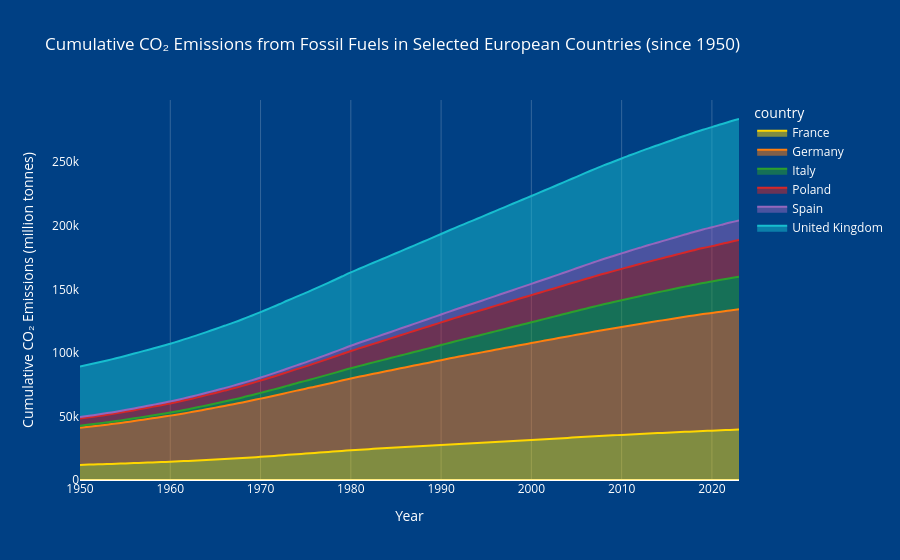

This figure's notebook cell:
### Code cell
import pandas as pd
import plotly.express as px

# Load the dataset
owid_co2_data_df = pd.read_csv('owid-co2-data.csv')

# Define a list of European countries
european_countries = [
    'Austria', 'Belgium', 'Bulgaria', 'Croatia', 'Cyprus', 'Czechia', 'Denmark',
    'Estonia', 'Finland', 'France', 'Germany', 'Greece', 'Hungary', 'Ireland',
    'Italy', 'Latvia', 'Lithuania', 'Luxembourg', 'Malta', 'Netherlands',
    'Poland', 'Portugal', 'Romania', 'Slovakia', 'Slovenia', 'Spain', 'Sweden',
    'United Kingdom', 'Norway', 'Switzerland', 'Iceland'
]

# Select a few key countries for this cumulative view (to avoid clutter)
selected_countries_cumulative = ['Germany', 'United Kingdom', 'France', 'Italy', 'Spain', 'Poland']

# Filter for selected European countries and years from 1950 onwards
df_cumulative = owid_co2_data_df[
    (owid_co2_data_df['country'].isin(selected_countries_cumulative)) &
    (owid_co2_data_df['year'] >= 1950)
].copy()

# Select the 'cumulative_co2' column and ensure it's numeric
df_cumulative_filtered = df_cumulative[['country', 'year', 'cumulative_co2']].dropna()
df_cumulative_filtered['cumulative_co2'] = pd.to_numeric(df_cumulative_filtered['cumulative_co2'])

# Contrasting colours for each country
contrast_colors = [
    '#FFD700',  # gold
    '#FF7F0E',  # orange
    '#2CA02C',  # green
    '#D62728',  # red
    '#9467BD',  # purple
    '#17BECF'   # cyan
]

# Create the stacked area chart with smooth (rounded) curves
fig = px.area(
    df_cumulative_filtered,
    x="year",
    y="cumulative_co2",
    color="country",
    line_group="country",
    hover_name="country",
    title="Cumulative CO₂ Emissions from Fossil Fuels\nin Selected European Countries (since 1950)",
    labels={
        "year": "Year",
        "cumulative_co2": "Cumulative CO₂ Emissions (million tonnes)"
    },
    color_discrete_sequence=contrast_colors,
    line_shape='spline',   # <-- smooths the corners
)

for trace in fig.data:
    trace.line.smoothing = 1.3   # of een ander getal 0–1.3


fig.update_layout(
    xaxis_title="Year",
    yaxis_title="Cumulative CO₂ Emissions (million tonnes)",
    hovermode="x unified",
    paper_bgcolor='#004084',
    plot_bgcolor='#004084',
    title_font_color='white',
    legend_font_color='white'
)

fig.update_xaxes(
    showgrid=True,
    gridcolor='rgba(255,255,255,0.2)',
    zerolinecolor='white',
    tickfont_color='white',
    title_font_color='white'
)
fig.update_yaxes(
    showgrid=False,
    tickfont_color='white',
    title_font_color='white'
)

fig.show()

### Figure 1 — Plotly figure (JSON) as saved in the notebook; plotly's stock layout.template omitted (floating-point values rounded to 4 significant figures)
{"data": [{"fillpattern": {"shape": ""}, "hovertemplate": "<b>%{hovertext}</b><br><br>country=France<br>Year=%{x}<br>Cumulative CO₂ Emissions (million tonnes)=%{y}<extra></extra>", "hovertext": ["France", "France", "France", "France", "France", "France", "France", "France", "France", "France", "France", "France", "France", "France", "France", "France", "France", "France", "France", "France", "France", "France", "France", "France", "France", "France", "France", "France", "France", "France", "France", "France", "France", "France", "France", "France", "France", "France", "France", "France", "France", "France", "France", "France", "France", "France", "France", "France", "France", "France", "France", "France", "France", "France", "France", "France", "France", "France", "France", "France", "France", "France", "France", "France", "France", "France", "France", "France", "France", "France", "France", "France", "France", "France"], "legendgroup": "France", "line": {"color": "#FFD700", "shape": "spline", "smoothing": 1.3}, "marker": {"symbol": "circle"}, "mode": "lines", "name": "France", "orientation": "v", "showlegend": true, "stackgroup": "1", "type": "scatter", "x": [1950, 1951, 1952, 1953, 1954, 1955, 1956, 1957, 1958, 1959, 1960, 1961, 1962, 1963, 1964, 1965, 1966, 1967, 1968, 1969, 1970, 1971, 1972, 1973, 1974, 1975, 1976, 1977, 1978, 1979, 1980, 1981, 1982, 1983, 1984, 1985, 1986, 1987, 1988, 1989, 1990, 1991, 1992, 1993, 1994, 1995, 1996, 1997, 1998, 1999, 2000, 2001, 2002, 2003, 2004, 2005, 2006, 2007, 2008, 2009, 2010, 2011, 2012, 2013, 2014, 2015, 2016, 2017, 2018, 2019, 2020, 2021, 2022, 2023], "xaxis": "x", "y": [11880.0, 12110.0, 12340.0, 12550.0, 12780.0, 13020.0, 13290.0, 13570.0, 13830.0, 14090.0, 14390.0, 14710.0, 15040.0, 15380.0, 15750.0, 16110.0, 16490.0, 16900.0, 17320.0, 17760.0, 18220.0, 18720.0, 19230.0, 19770.0, 20290.0, 20780.0, 21300.0, 21810.0, 22340.0, 22870.0, 23390.0, 23850.0, 24290.0, 24710.0, 25130.0, 25530.0, 25920.0, 26310.0, 26700.0, 27100.0, 27490.0, 27910.0, 28320.0, 28710.0, 29090.0, 29470.0, 29870.0, 30270.0, 30680.0, 31090.0, 31500.0, 31910.0, 32320.0, 32730.0, 33140.0, 33560.0, 33960.0, 34360.0, 34750.0, 35120.0, 35500.0, 35850.0, 36210.0, 36570.0, 36890.0, 37220.0, 37560.0, 37900.0, 38220.0, 38530.0, 38810.0, 39120.0, 39410.0, 39690.0], "yaxis": "y"}, {"fillpattern": {"shape": ""}, "hovertemplate": "<b>%{hovertext}</b><br><br>country=Germany<br>Year=%{x}<br>Cumulative CO₂ Emissions (million tonnes)=%{y}<extra></extra>", "hovertext": ["Germany", "Germany", "Germany", "Germany", "Germany", "Germany", "Germany", "Germany", "Germany", "Germany", "Germany", "Germany", "Germany", "Germany", "Germany", "Germany", "Germany", "Germany", "Germany", "Germany", "Germany", "Germany", "Germany", "Germany", "Germany", "Germany", "Germany", "Germany", "Germany", "Germany", "Germany", "Germany", "Germany", "Germany", "Germany", "Germany", "Germany", "Germany", "Germany", "Germany", "Germany", "Germany", "Germany", "Germany", "Germany", "Germany", "Germany", "Germany", "Germany", "Germany", "Germany", "Germany", "Germany", "Germany", "Germany", "Germany", "Germany", "Germany", "Germany", "Germany", "Germany", "Germany", "Germany", "Germany", "Germany", "Germany", "Germany", "Germany", "Germany", "Germany", "Germany", "Germany", "Germany", "Germany"], "legendgroup": "Germany", "line": {"color": "#FF7F0E", "shape": "spline", "smoothing": 1.3}, "marker": {"symbol": "circle"}, "mode": "lines", "name": "Germany", "orientation": "v", "showlegend": true, "stackgroup": "1", "type": "scatter", "x": [1950, 1951, 1952, 1953, 1954, 1955, 1956, 1957, 1958, 1959, 1960, 1961, 1962, 1963, 1964, 1965, 1966, 1967, 1968, 1969, 1970, 1971, 1972, 1973, 1974, 1975, 1976, 1977, 1978, 1979, 1980, 1981, 1982, 1983, 1984, 1985, 1986, 1987, 1988, 1989, 1990, 1991, 1992, 1993, 1994, 1995, 1996, 1997, 1998, 1999, 2000, 2001, 2002, 2003, 2004, 2005, 2006, 2007, 2008, 2009, 2010, 2011, 2012, 2013, 2014, 2015, 2016, 2017, 2018, 2019, 2020, 2021, 2022, 2023], "xaxis": "x", "y": [29190.0, 29770.0, 30380.0, 31000.0, 31660.0, 32390.0, 33150.0, 33930.0, 34690.0, 35440.0, 36260.0, 37090.0, 37970.0, 38920.0, 39890.0, 40850.0, 41800.0, 42740.0, 43720.0, 44770.0, 45800.0, 46840.0, 47880.0, 48960.0, 50030.0, 51030.0, 52120.0, 53170.0, 54250.0, 55370.0, 56470.0, 57520.0, 58530.0, 59540.0, 60580.0, 61620.0, 62670.0, 63700.0, 64730.0, 65740.0, 66790.0, 67810.0, 68780.0, 69740.0, 70680.0, 71620.0, 72580.0, 73510.0, 74440.0, 75330.0, 76230.0, 77150.0, 78050.0, 78940.0, 79820.0, 80690.0, 81570.0, 82420.0, 83270.0, 84060.0, 84890.0, 85700.0, 86510.0, 87340.0, 88130.0, 88940.0, 89730.0, 90520.0, 91280.0, 91990.0, 92640.0, 93310.0, 93990.0, 94580.0], "yaxis": "y"}, {"fillpattern": {"shape": ""}, "hovertemplate": "<b>%{hovertext}</b><br><br>country=Italy<br>Year=%{x}<br>Cumulative CO₂ Emissions (million tonnes)=%{y}<extra></extra>", "hovertext": ["Italy", "Italy", "Italy", "Italy", "Italy", "Italy", "Italy", "Italy", "Italy", "Italy", "Italy", "Italy", "Italy", "Italy", "Italy", "Italy", "Italy", "Italy", "Italy", "Italy", "Italy", "Italy", "Italy", "Italy", "Italy", "Italy", "Italy", "Italy", "Italy", "Italy", "Italy", "Italy", "Italy", "Italy", "Italy", "Italy", "Italy", "Italy", "Italy", "Italy", "Italy", "Italy", "Italy", "Italy", "Italy", "Italy", "Italy", "Italy", "Italy", "Italy", "Italy", "Italy", "Italy", "Italy", "Italy", "Italy", "Italy", "Italy", "Italy", "Italy", "Italy", "Italy", "Italy", "Italy", "Italy", "Italy", "Italy", "Italy", "Italy", "Italy", "Italy", "Italy", "Italy", "Italy"], "legendgroup": "Italy", "line": {"color": "#2CA02C", "shape": "spline", "smoothing": 1.3}, "marker": {"symbol": "circle"}, "mode": "lines", "name": "Italy", "orientation": "v", "showlegend": true, "stackgroup": "1", "type": "scatter", "x": [1950, 1951, 1952, 1953, 1954, 1955, 1956, 1957, 1958, 1959, 1960, 1961, 1962, 1963, 1964, 1965, 1966, 1967, 1968, 1969, 1970, 1971, 1972, 1973, 1974, 1975, 1976, 1977, 1978, 1979, 1980, 1981, 1982, 1983, 1984, 1985, 1986, 1987, 1988, 1989, 1990, 1991, 1992, 1993, 1994, 1995, 1996, 1997, 1998, 1999, 2000, 2001, 2002, 2003, 2004, 2005, 2006, 2007, 2008, 2009, 2010, 2011, 2012, 2013, 2014, 2015, 2016, 2017, 2018, 2019, 2020, 2021, 2022, 2023], "xaxis": "x", "y": [1691.0, 1740.0, 1791.0, 1847.0, 1912.0, 1985.0, 2069.0, 2156.0, 2243.0, 2337.0, 2447.0, 2571.0, 2717.0, 2882.0, 3057.0, 3247.0, 3461.0, 3695.0, 3944.0, 4214.0, 4510.0, 4821.0, 5150.0, 5503.0, 5861.0, 6202.0, 6568.0, 6922.0, 7294.0, 7679.0, 8065.0, 8441.0, 8808.0, 9166.0, 9531.0, 9900.0, 10260.0, 10640.0, 11030.0, 11430.0, 11870.0, 12310.0, 12750.0, 13180.0, 13600.0, 14050.0, 14490.0, 14940.0, 15400.0, 15870.0, 16340.0, 16810.0, 17280.0, 17780.0, 18280.0, 18780.0, 19280.0, 19770.0, 20250.0, 20670.0, 21110.0, 21530.0, 21930.0, 22300.0, 22650.0, 23010.0, 23370.0, 23720.0, 24070.0, 24410.0, 24720.0, 25050.0, 25390.0, 25710.0], "yaxis": "y"}, {"fillpattern": {"shape": ""}, "hovertemplate": "<b>%{hovertext}</b><br><br>country=Poland<br>Year=%{x}<br>Cumulative CO₂ Emissions (million tonnes)=%{y}<extra></extra>", "hovertext": ["Poland", "Poland", "Poland", "Poland", "Poland", "Poland", "Poland", "Poland", "Poland", "Poland", "Poland", "Poland", "Poland", "Poland", "Poland", "Poland", "Poland", "Poland", "Poland", "Poland", "Poland", "Poland", "Poland", "Poland", "Poland", "Poland", "Poland", "Poland", "Poland", "Poland", "Poland", "Poland", "Poland", "Poland", "Poland", "Poland", "Poland", "Poland", "Poland", "Poland", "Poland", "Poland", "Poland", "Poland", "Poland", "Poland", "Poland", "Poland", "Poland", "Poland", "Poland", "Poland", "Poland", "Poland", "Poland", "Poland", "Poland", "Poland", "Poland", "Poland", "Poland", "Poland", "Poland", "Poland", "Poland", "Poland", "Poland", "Poland", "Poland", "Poland", "Poland", "Poland", "Poland", "Poland"], "legendgroup": "Poland", "line": {"color": "#D62728", "shape": "spline", "smoothing": 1.3}, "marker": {"symbol": "circle"}, "mode": "lines", "name": "Poland", "orientation": "v", "showlegend": true, "stackgroup": "1", "type": "scatter", "x": [1950, 1951, 1952, 1953, 1954, 1955, 1956, 1957, 1958, 1959, 1960, 1961, 1962, 1963, 1964, 1965, 1966, 1967, 1968, 1969, 1970, 1971, 1972, 1973, 1974, 1975, 1976, 1977, 1978, 1979, 1980, 1981, 1982, 1983, 1984, 1985, 1986, 1987, 1988, 1989, 1990, 1991, 1992, 1993, 1994, 1995, 1996, 1997, 1998, 1999, 2000, 2001, 2002, 2003, 2004, 2005, 2006, 2007, 2008, 2009, 2010, 2011, 2012, 2013, 2014, 2015, 2016, 2017, 2018, 2019, 2020, 2021, 2022, 2023], "xaxis": "x", "y": [5566.0, 5689.0, 5817.0, 5956.0, 6103.0, 6258.0, 6424.0, 6603.0, 6779.0, 6969.0, 7169.0, 7376.0, 7592.0, 7823.0, 8066.0, 8313.0, 8566.0, 8825.0, 9101.0, 9394.0, 9698.0, 10010.0, 10340.0, 10680.0, 11020.0, 11400.0, 11800.0, 12210.0, 12640.0, 13090.0, 13550.0, 13960.0, 14380.0, 14800.0, 15230.0, 15680.0, 16130.0, 16590.0, 17040.0, 17460.0, 17840.0, 18210.0, 18570.0, 18940.0, 19300.0, 19660.0, 20040.0, 20410.0, 20740.0, 21070.0, 21390.0, 21710.0, 22010.0, 22330.0, 22650.0, 22980.0, 23310.0, 23650.0, 23980.0, 24290.0, 24630.0, 24960.0, 25290.0, 25610.0, 25920.0, 26233, 26560.0, 26890.0, 27230.0, 27550.0, 27850.0, 28180.0, 28500.0, 28780.0], "yaxis": "y"}, {"fillpattern": {"shape": ""}, "hovertemplate": "<b>%{hovertext}</b><br><br>country=Spain<br>Year=%{x}<br>Cumulative CO₂ Emissions (million tonnes)=%{y}<extra></extra>", "hovertext": ["Spain", "Spain", "Spain", "Spain", "Spain", "Spain", "Spain", "Spain", "Spain", "Spain", "Spain", "Spain", "Spain", "Spain", "Spain", "Spain", "Spain", "Spain", "Spain", "Spain", "Spain", "Spain", "Spain", "Spain", "Spain", "Spain", "Spain", "Spain", "Spain", "Spain", "Spain", "Spain", "Spain", "Spain", "Spain", "Spain", "Spain", "Spain", "Spain", "Spain", "Spain", "Spain", "Spain", "Spain", "Spain", "Spain", "Spain", "Spain", "Spain", "Spain", "Spain", "Spain", "Spain", "Spain", "Spain", "Spain", "Spain", "Spain", "Spain", "Spain", "Spain", "Spain", "Spain", "Spain", "Spain", "Spain", "Spain", "Spain", "Spain", "Spain", "Spain", "Spain", "Spain", "Spain"], "legendgroup": "Spain", "line": {"color": "#9467BD", "shape": "spline", "smoothing": 1.3}, "marker": {"symbol": "circle"}, "mode": "lines", "name": "Spain", "orientation": "v", "showlegend": true, "stackgroup": "1", "type": "scatter", "x": [1950, 1951, 1952, 1953, 1954, 1955, 1956, 1957, 1958, 1959, 1960, 1961, 1962, 1963, 1964, 1965, 1966, 1967, 1968, 1969, 1970, 1971, 1972, 1973, 1974, 1975, 1976, 1977, 1978, 1979, 1980, 1981, 1982, 1983, 1984, 1985, 1986, 1987, 1988, 1989, 1990, 1991, 1992, 1993, 1994, 1995, 1996, 1997, 1998, 1999, 2000, 2001, 2002, 2003, 2004, 2005, 2006, 2007, 2008, 2009, 2010, 2011, 2012, 2013, 2014, 2015, 2016, 2017, 2018, 2019, 2020, 2021, 2022, 2023], "xaxis": "x", "y": [1166.0, 1200.0, 1237.0, 1276.0, 1316.0, 1356.0, 1398.0, 1449.0, 1505.0, 1557.0, 1605.0, 1659.0, 1719.0, 1778.0, 1842.0, 1913.0, 1991.0, 2077.0, 2174.0, 2271.0, 2388.0, 2516.0, 2661.0, 2816.0, 2988.0, 3170.0, 3367.0, 3562.0, 3762.0, 3964.0, 4178.0, 4384.0, 4593.0, 4796.0, 4994.0, 5194.0, 5383.0, 5573.0, 5770.0, 5995.0, 6225.0, 6465.0, 6714.0, 6953.0, 7205.0, 7471.0, 7724.0, 7990.0, 8264.0, 8562.0, 8872.0, 9184.0, 9516.0, 9852.0, 10210.0, 10570.0, 10930.0, 11300.0, 11640.0, 11930.0, 12220.0, 12500.0, 12780.0, 13030.0, 13280.0, 13550.0, 13810.0, 14090.0, 14360.0, 14610.0, 14820.0, 15050.0, 15280.0, 15500.0], "yaxis": "y"}, {"fillpattern": {"shape": ""}, "hovertemplate": "<b>%{hovertext}</b><br><br>country=United Kingdom<br>Year=%{x}<br>Cumulative CO₂ Emissions (million tonnes)=%{y}<extra></extra>", "hovertext": ["United Kingdom", "United Kingdom", "United Kingdom", "United Kingdom", "United Kingdom", "United Kingdom", "United Kingdom", "United Kingdom", "United Kingdom", "United Kingdom", "United Kingdom", "United Kingdom", "United Kingdom", "United Kingdom", "United Kingdom", "United Kingdom", "United Kingdom", "United Kingdom", "United Kingdom", "United Kingdom", "United Kingdom", "United Kingdom", "United Kingdom", "United Kingdom", "United Kingdom", "United Kingdom", "United Kingdom", "United Kingdom", "United Kingdom", "United Kingdom", "United Kingdom", "United Kingdom", "United Kingdom", "United Kingdom", "United Kingdom", "United Kingdom", "United Kingdom", "United Kingdom", "United Kingdom", "United Kingdom", "United Kingdom", "United Kingdom", "United Kingdom", "United Kingdom", "United Kingdom", "United Kingdom", "United Kingdom", "United Kingdom", "United Kingdom", "United Kingdom", "United Kingdom", "United Kingdom", "United Kingdom", "United Kingdom", "United Kingdom", "United Kingdom", "United Kingdom", "United Kingdom", "United Kingdom", "United Kingdom", "United Kingdom", "United Kingdom", "United Kingdom", "United Kingdom", "United Kingdom", "United Kingdom", "United Kingdom", "United Kingdom", "United Kingdom", "United Kingdom", "United Kingdom", "United Kingdom", "United Kingdom", "United Kingdom"], "legendgroup": "United Kingdom", "line": {"color": "#17BECF", "shape": "spline", "smoothing": 1.3}, "marker": {"symbol": "circle"}, "mode": "lines", "name": "United Kingdom", "orientation": "v", "showlegend": true, "stackgroup": "1", "type": "scatter", "x": [1950, 1951, 1952, 1953, 1954, 1955, 1956, 1957, 1958, 1959, 1960, 1961, 1962, 1963, 1964, 1965, 1966, 1967, 1968, 1969, 1970, 1971, 1972, 1973, 1974, 1975, 1976, 1977, 1978, 1979, 1980, 1981, 1982, 1983, 1984, 1985, 1986, 1987, 1988, 1989, 1990, 1991, 1992, 1993, 1994, 1995, 1996, 1997, 1998, 1999, 2000, 2001, 2002, 2003, 2004, 2005, 2006, 2007, 2008, 2009, 2010, 2011, 2012, 2013, 2014, 2015, 2016, 2017, 2018, 2019, 2020, 2021, 2022, 2023], "xaxis": "x", "y": [39810.0, 40360.0, 40890.0, 41430.0, 41980.0, 42560.0, 43130.0, 43700.0, 44260.0, 44800.0, 45390.0, 45980.0, 46570.0, 47170.0, 47780.0, 48400.0, 49020.0, 49610.0, 50220.0, 50850.0, 51500.0, 52160.0, 52810.0, 53470.0, 54090.0, 54690.0, 55290.0, 55890.0, 56500.0, 57140.0, 57720.0, 58280.0, 58830.0, 59370.0, 59900.0, 60460.0, 61030.0, 61600.0, 62170.0, 62750.0, 63360.0, 63970.0, 64560.0, 65140.0, 65710.0, 66280.0, 66870.0, 67430.0, 68000.0, 68560.0, 69130.0, 69710.0, 70270.0, 70840.0, 71410.0, 71980.0, 72550.0, 73110.0, 73650.0, 74150.0, 74660.0, 75130.0, 75620.0, 76100.0, 76530.0, 76960.0, 77360.0, 77740.0, 78120.0, 78490.0, 78810.0, 79160.0, 79470.0, 79780.0], "yaxis": "y"}], "layout": {"hovermode": "x unified", "legend": {"font": {"color": "white"}, "title": {"text": "country"}, "tracegroupgap": 0}, "paper_bgcolor": "#004084", "plot_bgcolor": "#004084", "title": {"font": {"color": "white"}, "text": "Cumulative CO₂ Emissions from Fossil Fuels\nin Selected European Countries (since 1950)"}, "xaxis": {"anchor": "y", "domain": [0, 1], "gridcolor": "rgba(255,255,255,0.2)", "showgrid": true, "tickfont": {"color": "white"}, "title": {"font": {"color": "white"}, "text": "Year"}, "zerolinecolor": "white"}, "yaxis": {"anchor": "x", "domain": [0, 1], "showgrid": false, "tickfont": {"color": "white"}, "title": {"font": {"color": "white"}, "text": "Cumulative CO₂ Emissions (million tonnes)"}}}}
